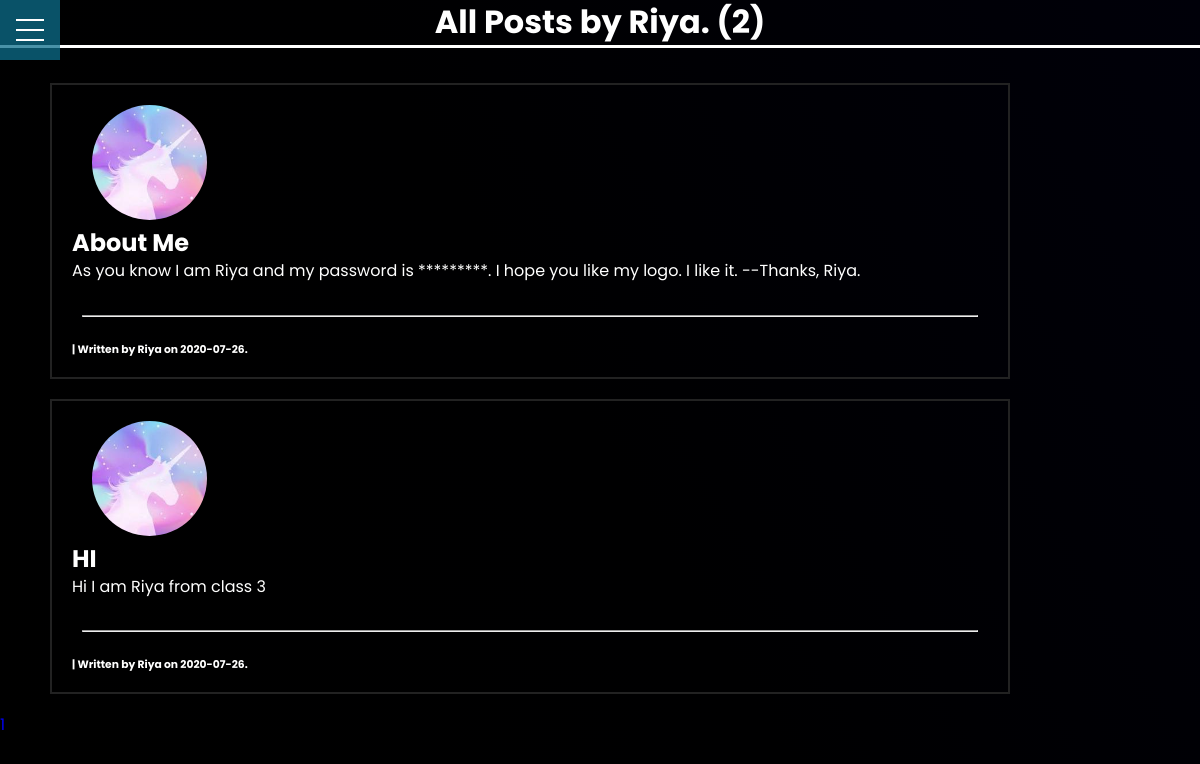
Before: /user/Riya with the older database file.
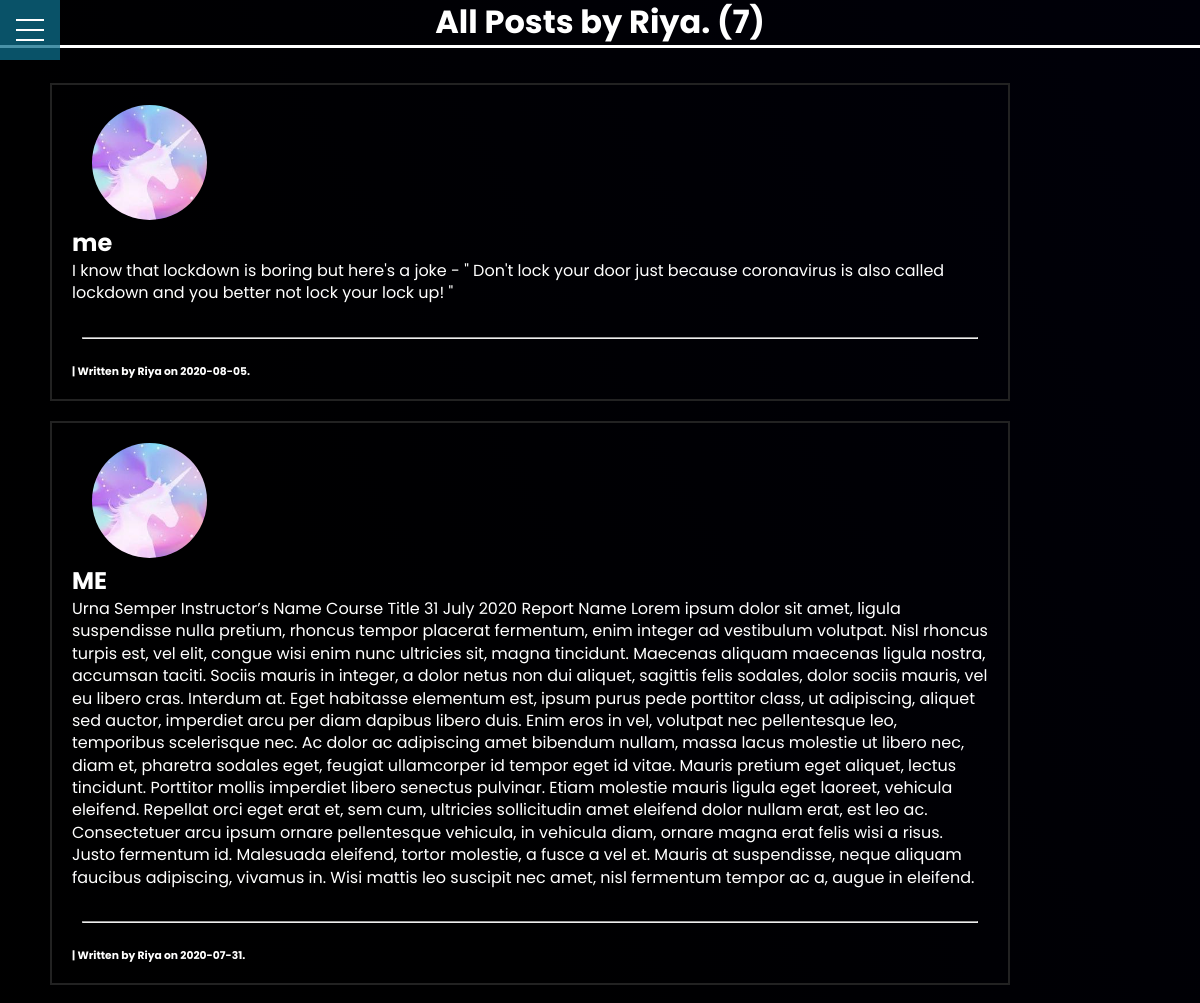
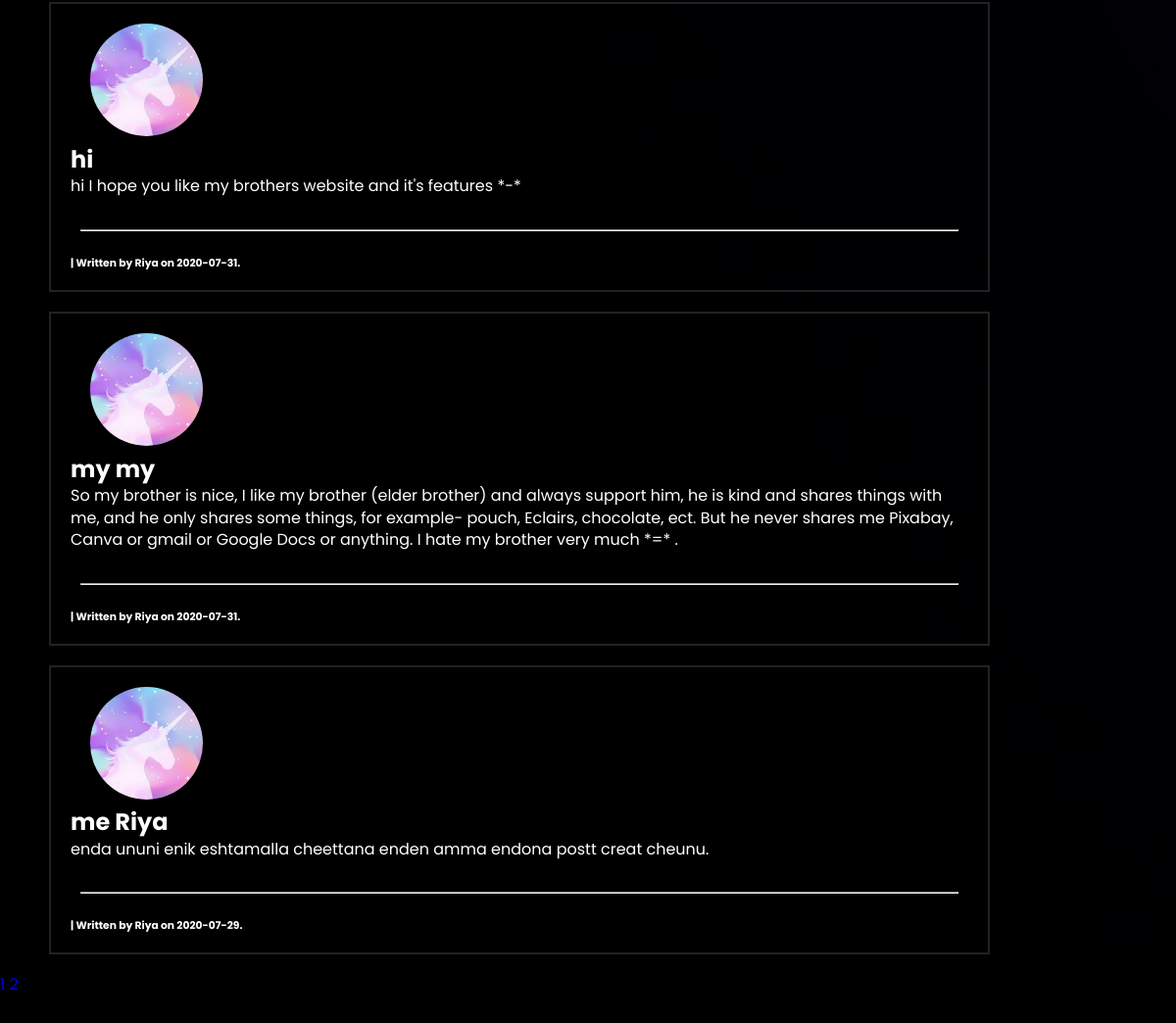
After: the same page with the newer database file (2 pictures, top to bottom).
### flaskblog/models.py (models this page shows, shortened)
class User(db.Model, UserMixin):
    id = db.Column(db.Integer, primary_key=True, unique=True)
    username = db.Column(db.String(20), unique=True, nullable=False)
    email = db.Column(db.String(120), unique=True, nullable=False)
    image_file = db.Column(db.String(20), nullable=False, default='default.jpg')
    password = db.Column(db.String(60), nullable=False)
    posts = db.relationship('Post', backref='author', lazy=True)

class Post(db.Model):
    id = db.Column(db.Integer, primary_key=True)
    title = db.Column(db.String(), nullable=False)
    date_posted = db.Column(db.DateTime, nullable=False, default=datetime.utcnow)
    content = db.Column(db.Text, nullable=False)
    user_id = db.Column(db.Integer, db.ForeignKey('user.id'), nullable=False)

### flaskblog/routes.py (the view)
@app.route("/user/<string:username>")
def user_post(username):
    page = request.args.get('page', 1, type=int)
    user = User.query.filter_by(username=username).first_or_404()
    posts = Post.query.filter_by(author=user)\
        .order_by(Post.date_posted.desc())\
        .paginate(page=page, per_page=5)
    return render_template('user_post.html', posts=posts, user=user)

### flaskblog/templates/user_post.html (shortened to what this page needs)
{% extends "base.html" %}
{% block content %}
<h1> All Posts by {{ user.username }}. ({{ posts.total }})</h1>
    <div id="posts" class="main">
    {% for post in posts.items %}
        <article class="main">
            <a href="{{ url_for('post', post_id=post.id )}}"><img src="{{ url_for('static', filename='profile_pics/' + post.author.image_file) }}"
                    class="rounded-profile-pic"></a>
            <a href="{{ url_for('post', post_id=post.id )}}" class="post-title"><h2>{{ post.title }}</h2> </a>
            <p class="post-content">{{ post.content }}</p>
            <br>
            <hr>
            <a href="{{ url_for('user_post', username=post.author.username) }}" class="post-author"><h6>| Written by {{ post.author.username }} on {{ post.date_posted.strftime('%Y-%m-%d') }}.
            </h6></a>
        </article>
    {% endfor %}
        {% for page_num in posts.iter_pages(left_edge=1, right_edge=1, left_current=1, right_current=2) %}
            {% if page_num %}
                {% if posts.page == page_num %}
                    <a class="current-button" href="{{ url_for('user_post', page=page_num, username=user.username) }}">{{ page_num }}</a>
                {% else %}
                    <a class="pagination-btn" href="{{ url_for('user_post', page=page_num, username=user.username) }}">{{ page_num }}</a>
                {% endif %}
            {% else %}
                <span>...</span>
            {% endif %}
        {% endfor %}
        <br><br><br><br><br><br><br><br>
    </div>
</div>
{% endblock content %}

### flaskblog/templates/base.html (shortened to what this page needs)
<!DOCTYPE html>
<html lang="en">
<head>
    <link rel="stylesheet" type="text/css" href=" {{url_for('static', filename='style.css')}} ">
</head>
<body>
<div class="main">
    <nav>
    <div class="menu-wrap">
        <div class="hamburger"><div></div></div>
    </div>
    </nav>
    {% block content %}{% endblock content %}
</body>
</html>

### flaskblog/static/style.css (style rules this page uses)
* { margin: 0px 0px 0px 0px; padding: 0px 0px 0px 0px; box-sizing: border-box; font-family: Poppins, 'Poppins', sans-serif; text-decoration: none; }
body { background-color: black; background-image: linear-gradient(60deg, #000000, #000001, #000009); background-size: 100%; color: white; font-family: 'Poppins', Poppins, sans-serif; line-height: 1.4; }
html { scroll-behavior: smooth !important; }
:root { --primary-color: rgba(13, 110, 139, 0.75); --overlay-color: rgba(24, 39, 51, 0.85); --menu-speed: 0.75s; }
.menu-wrap { position: fixed; top: 0; left: 0; z-index: 1; }
.menu-wrap .hamburger { position: absolute; top: 0; left: 0; z-index: 1; width: 60px; height: 60px; padding: 1rem; background: var(--primary-color); display: flex; align-items: center; justify-content: center; }
.menu-wrap .hamburger > div { position: relative; width: 100%; height: 2px; background-color: white; display: flex; align-items: center; justify-content: center; transition: all 0.4s ease; }
.menu-wrap .hamburger > div:before, .menu-wrap .hamburger > div:after { content: ''; position: absolute; z-index: 1; top: -10px; width: 100%; height: 2px; background: inherit; }
.menu-wrap .hamburger > div:after { top: 10px; }
h1 { text-align: center; border-bottom: 3px solid white; margin-bottom: 35px; }
article { margin-left: 50px; margin-bottom: 20px; margin-top: 20px; border: 2px solid #222; padding: 20px; margin-right: 190px; }
.post-title { color: white; padding-bottom: 10px; border-bottom: 1px solid white; transition: 0.2s; }
.post-content { color: white; }
.rounded-profile-pic { border-radius: 50%; margin-left: 20px; width: 115px; height: 115px; }
.post-author { color: white; }
hr { margin: 10px; margin-bottom: 25px; }

Changed rows visible on the page:
no longer on this page (row unchanged): Post: image_file (picture), title "About Me", content "As you know I am Riya and my password is *********. I hope you like my logo. I like it. --Thanks, Riya.", author.username "Riya", date_posted "2020-07-26"
no longer on this page (row unchanged): Post: image_file (picture), title "HI", content "Hi I am Riya from class 3", author.username "Riya", date_posted "2020-07-26"
added Post: image_file (picture), title "me", content "I know that lockdown is boring but here's a joke - \" Don't lock your door just because coronavirus is also called lockdown and you better not lock your lock up! \"", author.username "Riya", date_posted "2020-08-05"
added Post: image_file (picture), title "ME", content "Urna Semper Instructor’s Name Course Title 31 July 2020 Report Name Lorem ipsum dolor sit amet, ligula suspendisse nulla pretium, rhoncus tempor placerat fermentum, enim integer ad vestibulum volutpat. Nisl rhoncus turpis est, vel elit, congue wisi enim nunc ultricies sit, magna tincidunt. Maecenas aliquam maecenas ligula nostra, accumsan taciti. Sociis mauris in integer, a dolor netus non dui aliquet, sagittis felis sodales, dolor sociis mauris, vel eu libero cras. Interdum at. Eget habitasse elementum est, ipsum purus pede porttitor class, ut adipiscing, aliquet sed auctor, imperdiet arcu per diam dapibus libero duis. Enim eros in vel, volutpat nec pellentesque leo, temporibus scelerisque…", author.username "Riya", date_posted "2020-07-31"
added Post: image_file (picture), title "hi", content "hi I hope you like my brothers website and it's features *-*", author.username "Riya", date_posted "2020-07-31"
added Post: image_file (picture), title "my my", content "So my brother is nice, I like my brother (elder brother) and always support him, he is kind and shares things with me, and he only shares some things, for example- pouch, Eclairs, chocolate, ect. But he never shares me Pixabay, Canva or gmail or Google Docs or anything. I hate my brother very much *=* .", author.username "Riya", date_posted "2020-07-31"
added Post: image_file (picture), title "me Riya", content "enda ununi enik eshtamalla cheettana enden amma endona postt creat cheunu.", author.username "Riya", date_posted "2020-07-29"
Other visible differences:
{{ posts.total }}: "2" → "7"
new list line: "2"
